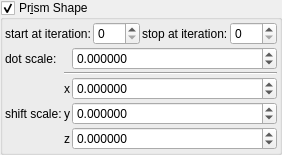
    <widget class="MyGroupBox" name="groupCheck_transf_function_enabledP_false">
     <property name="toolTip">
      <string/>
     </property>
     <property name="title">
      <string>Pr&amp;ism Shape</string>
     </property>
     <property name="checkable">
      <bool>true</bool>
     </property>
     <layout class="QVBoxLayout" name="verticalLayout_36" stretch="0,0">
      <property name="spacing">
       <number>2</number>
      </property>
      <property name="leftMargin">
       <number>2</number>
      </property>
      <property name="topMargin">
       <number>2</number>
      </property>
      <property name="rightMargin">
       <number>2</number>
      </property>
      <property name="bottomMargin">
       <number>2</number>
      </property>
      <item>
       <layout class="QHBoxLayout" name="horizontalLayout_17" stretch="0,1,0,1">
        <item>
         <widget class="QLabel" name="label_102">
          <property name="text">
           <string>start at iteration:</string>
          </property>
         </widget>
        </item>
        <item>
         <widget class="MySpinBox" name="spinboxInt_transf_start_iterations_P">
          <property name="sizePolicy">
           <sizepolicy hsizetype="Minimum" vsizetype="Maximum">
            <horstretch>0</horstretch>
            <verstretch>0</verstretch>
           </sizepolicy>
          </property>
          <property name="minimum">
           <number>0</number>
          </property>
          <property name="maximum">
           <number>999</number>
          </property>
          <property name="value">
           <number>0</number>
          </property>
         </widget>
        </item>
        <item>
         <widget class="QLabel" name="label_73">
          <property name="text">
           <string>stop at iteration:</string>
          </property>
         </widget>
        </item>
        <item>
         <widget class="MySpinBox" name="spinboxInt_transf_stop_iterations_P1">
          <property name="sizePolicy">
           <sizepolicy hsizetype="Preferred" vsizetype="Maximum">
            <horstretch>0</horstretch>
            <verstretch>0</verstretch>
           </sizepolicy>
          </property>
          <property name="maximum">
           <number>999</number>
          </property>
         </widget>
        </item>
       </layout>
      </item>
      <item>
       <layout class="QGridLayout" name="gridLayout_33" columnstretch="0,0,1">
        <property name="spacing">
         <number>2</number>
        </property>
        <item row="3" column="2">
         <widget class="MyDoubleSpinBox" name="spinbox3_transf_constant_multiplier_000_y">
          <property name="sizePolicy">
           <sizepolicy hsizetype="Minimum" vsizetype="Maximum">
            <horstretch>0</horstretch>
            <verstretch>0</verstretch>
           </sizepolicy>
          </property>
          <property name="prefix">
           <string/>
          </property>
          <property name="suffix">
           <string/>
          </property>
          <property name="decimals">
           <number>6</number>
          </property>
          <property name="minimum">
           <double>-99.989999999999995</double>
          </property>
          <property name="maximum">
           <double>99.989999999999995</double>
          </property>
          <property name="singleStep">
           <double>0.100000000000000</double>
          </property>
         </widget>
        </item>
        <item row="2" column="1">
         <widget class="QLabel" name="label_129">
          <property name="sizePolicy">
           <sizepolicy hsizetype="Preferred" vsizetype="Preferred">
            <horstretch>0</horstretch>
            <verstretch>0</verstretch>
           </sizepolicy>
          </property>
          <property name="text">
           <string notr="true">x</string>
          </property>
          <property name="alignment">
           <set>Qt::AlignRight|Qt::AlignTrailing|Qt::AlignVCenter</set>
          </property>
         </widget>
        </item>
        <item row="2" column="2">
         <widget class="MyDoubleSpinBox" name="spinbox3_transf_constant_multiplier_000_x">
          <property name="sizePolicy">
           <sizepolicy hsizetype="Minimum" vsizetype="Maximum">
            <horstretch>0</horstretch>
            <verstretch>0</verstretch>
           </sizepolicy>
          </property>
          <property name="prefix">
           <string/>
          </property>
          <property name="suffix">
           <string/>
          </property>
          <property name="decimals">
           <number>6</number>
          </property>
          <property name="minimum">
           <double>-99.989999999999995</double>
          </property>
          <property name="maximum">
           <double>99.989999999999995</double>
          </property>
          <property name="singleStep">
           <double>0.100000000000000</double>
          </property>
         </widget>
        </item>
        <item row="4" column="1">
         <widget class="QLabel" name="label_131">
          <property name="sizePolicy">
           <sizepolicy hsizetype="Preferred" vsizetype="Preferred">
            <horstretch>0</horstretch>
            <verstretch>0</verstretch>
           </sizepolicy>
          </property>
          <property name="text">
           <string notr="true">z</string>
          </property>
          <property name="alignment">
           <set>Qt::AlignRight|Qt::AlignTrailing|Qt::AlignVCenter</set>
          </property>
         </widget>
        </item>
        <item row="0" column="0">
         <widget class="QLabel" name="label_177">
          <property name="text">
           <string>dot scale:</string>
          </property>
         </widget>
        </item>
        <item row="4" column="2">
         <widget class="MyDoubleSpinBox" name="spinbox3_transf_constant_multiplier_000_z">
          <property name="sizePolicy">
           <sizepolicy hsizetype="Minimum" vsizetype="Maximum">
            <horstretch>0</horstretch>
            <verstretch>0</verstretch>
           </sizepolicy>
          </property>
          <property name="prefix">
           <string/>
          </property>
          <property name="suffix">
           <string/>
          </property>
          <property name="decimals">
           <number>6</number>
          </property>
          <property name="minimum">
           <double>-99.989999999999995</double>
          </property>
          <property name="maximum">
           <double>99.989999999999995</double>
          </property>
          <property name="singleStep">
           <double>0.100000000000000</double>
          </property>
         </widget>
        </item>
        <item row="3" column="1">
         <widget class="QLabel" name="label_130">
          <property name="sizePolicy">
           <sizepolicy hsizetype="Preferred" vsizetype="Preferred">
            <horstretch>0</horstretch>
            <verstretch>0</verstretch>
           </sizepolicy>
          </property>
          <property name="text">
           <string notr="true">y</string>
          </property>
          <property name="alignment">
           <set>Qt::AlignRight|Qt::AlignTrailing|Qt::AlignVCenter</set>
          </property>
         </widget>
        </item>
        <item row="3" column="0">
         <widget class="QLabel" name="label_174">
          <property name="text">
           <string>shift scale:</string>
          </property>
         </widget>
        </item>
        <item row="0" column="2">
         <widget class="MyDoubleSpinBox" name="spinbox_transf_scale">
          <property name="sizePolicy">
           <sizepolicy hsizetype="Minimum" vsizetype="Maximum">
            <horstretch>0</horstretch>
            <verstretch>0</verstretch>
           </sizepolicy>
          </property>
          <property name="font">
           <font>
            <weight>50</weight>
            <bold>false</bold>
           </font>
          </property>
          <property name="prefix">
           <string/>
          </property>
          <property name="suffix">
           <string/>
          </property>
          <property name="decimals">
           <number>6</number>
          </property>
          <property name="minimum">
           <double>-99.989999999999995</double>
          </property>
          <property name="maximum">
           <double>99.989999999999995</double>
          </property>
          <property name="singleStep">
           <double>0.100000000000000</double>
          </property>
         </widget>
        </item>
        <item row="1" column="1" colspan="2">
         <widget class="Line" name="line_2">
          <property name="orientation">
           <enum>Qt::Horizontal</enum>
          </property>
         </widget>
        </item>
       </layout>
      </item>
     </layout>
    </widget>
